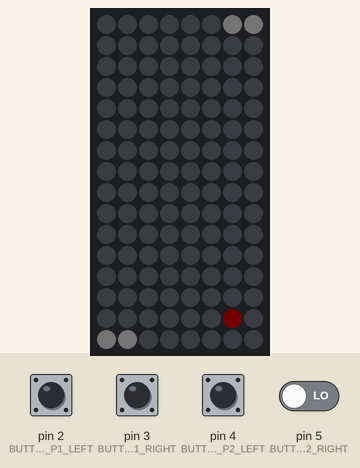
The sketch below on a simulated Arduino Uno, built with avr-gcc and run on an emulated ATmega328P. Parts: 8×16 RGB LED matrix (first LED top left, wired row by row). Inputs (shaded band) come from the test bench; at power-on: pin 2 (BUTTON_P1_LEFT), pin 3 (BUTTON_P1_RIGHT), pin 4 (BUTTON_P2_LEFT), pin 5 (BUTTON_P2_RIGHT) LOW. Dim RGB values are drawn brighter than linear; random numbers use the default seed unless the sketch sets one.

Above: at 1.2 s.
1.3 s: pin 3 (BUTTON_P1_RIGHT) pulled HIGH for 0.3 s
At 1.54 s:
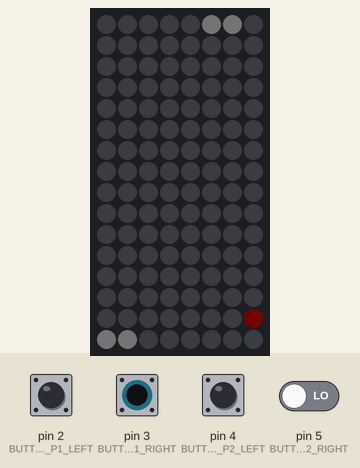
4.6 s: pin 3 (BUTTON_P1_RIGHT) driven HIGH and pin 5 (BUTTON_P2_RIGHT) driven HIGH
At 7.6 s:
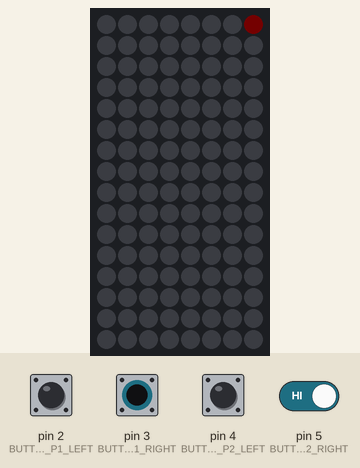
Timing chart, 0 to 9.1 s (numbered marks = the images above; inputs shaded):
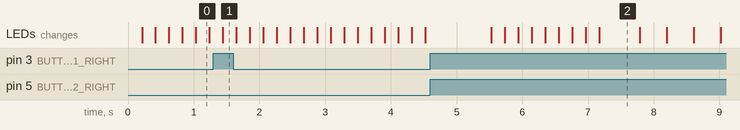

The sketch:

pingpong.ino
```cpp
#include <FastLED.h>

// How many leds in your strip?
#define NUM_LEDS 128

// For led chips like WS2812, which have a data line, ground, and power, you just
// need to define DATA_PIN. For led chipsets that are SPI based (four wires - data, clock,
// ground, and power), like the LPD8806 define both DATA_PIN and CLOCK_PIN
// Clock pin only needed for SPI based chipsets when not using hardware SPI
#define DATA_PIN 8
#define CLOCK_PIN 13
#define HEIGHT 16
#define WIDTH 8
#define LEFT -1
#define RIGHT 1

#define BUTTON_P1_LEFT 2
#define BUTTON_P1_RIGHT 3
#define BUTTON_P2_LEFT 4
#define BUTTON_P2_RIGHT 5

int platform_size = 2;
int player_1_pos = 0; //0
int player_2_pos = 0; //HEIGHT
struct Peluru{
    float h;
    float w;
    float v_h;
    float v_w;
} peluru;

// Define the array of leds
CRGB leds[NUM_LEDS];

CRGB player_1_color = CRGB::White;
CRGB player_2_color = CRGB::White;
CRGB peluru_color = CRGB::Red;

CRGB* ledaddress(int h,int w)
{
    if(h%2==0)
    return leds + ((h+1)*WIDTH - w - 1);
    else
    return leds + (h*WIDTH + w);
}

void draw_player_1(int pos)
{
    *ledaddress(0,pos) = player_1_color;
    *ledaddress(0,pos+1) = player_1_color;
}
void draw_player_2(int pos)
{
    *ledaddress(HEIGHT-1,pos) = player_2_color;
    *ledaddress(HEIGHT-1,pos+1) = player_2_color;
}

void move_player_1(int move){
    player_1_pos += move;
    if(player_1_pos<0)
        player_1_pos = 0;
    if(player_1_pos+1>=WIDTH)
        player_1_pos = WIDTH;
}

void move_player_2(int move){
    player_2_pos += move;
    if(player_2_pos<0)
        player_2_pos = 0;
    if(player_2_pos+1>=WIDTH)
        player_2_pos = WIDTH;
}

bool peluru_collide_player()
{
    if(peluru.h == HEIGHT-1)
        if((int)peluru.w == player_2_pos || (int)peluru.w == player_2_pos+1)
            return true;
    if(peluru.h == 0)
        if((int)peluru.w == player_1_pos || (int)peluru.w == player_1_pos+1)
            return true;
    return false;
}
bool peluru_out()
{
  if(peluru.h>=HEIGHT)return true;
  if(peluru.h<0)return true;
  return false;
}
void update_peluru()
{
    peluru.h += peluru.v_h;
    peluru.w += peluru.v_w;
    if(peluru.w<=0)
    {
        peluru.v_w = -peluru.v_w;
        peluru.w = 0;
    }
    if(peluru.w>=WIDTH)
    {
        peluru.v_w = -peluru.v_w;
        peluru.w = WIDTH;
    }
    if (peluru_collide_player())
    {
        peluru.v_h = -peluru.v_h;
        peluru.v_w = random(-10,10)/10.0 * 2;
    }
}
void draw_peluru() {
    int hh = peluru.h;
    int ww = peluru.w;
    *ledaddress(hh,ww) = peluru_color;
}
int test_w;
int test_h;
int test;
void resetall()
{
      player_1_color = CRGB::White;
    player_2_color = CRGB::White;
    peluru_color = CRGB::Red;
    player_1_pos = 0;
    player_2_pos = 0;
    peluru.v_h = 1.0;
    peluru.v_w = -0.5;
    peluru.h = HEIGHT/2;
    peluru.w = WIDTH/2;
    player_1_pos = 0;
    player_2_pos = 0;

}
void setup() {
// Uncomment/edit one of the following lines for your leds arrangement.
// ## Clockless types ##

    pinMode(BUTTON_P1_LEFT ,  INPUT);
    pinMode(BUTTON_P1_RIGHT,INPUT );
    pinMode(BUTTON_P2_LEFT,INPUT);
    pinMode(BUTTON_P2_RIGHT,INPUT);

    FastLED.addLeds<NEOPIXEL, DATA_PIN>(leds, NUM_LEDS); // GRB ordering is assumed
    FastLED.setBrightness(1);
    resetall();

}
bool up_down = 0;
bool down_up = 1;
void clearLED()
{
    for (unsigned int i = 0; i < 128 ; i++)
    {
        leds[i] = CRGB::Black;
    }
}

void _loop()
{
  if(test_w>=WIDTH){test_w=0;test_h++;}
  if(test_h>=HEIGHT)test_h=0;

  *ledaddress(test_h,test_w) = CRGB::White;
//  leds[test] = CRGB::White;
  if(digitalRead(BUTTON_P1_LEFT)){
        up_down = 1;
    }
   else
   {
      if(up_down)
        test++;
      up_down=0;

   }
  if(test>127)test=0;
  FastLED.show();
  delay(200);
  test_w++;
  clearLED();

}
void loop() {
    // Turn the LED on, then pause
    //for (unsigned int i = 1; i < 128 ; i++)
    //{
    //    leds[i] = crgb::white;
    //// delay(500);
    //}
    clearLED();
    if(digitalRead(BUTTON_P1_LEFT)){
        move_player_1(LEFT);
    }
    if(digitalRead(BUTTON_P2_LEFT)){
        move_player_2(LEFT);
    }
    if(digitalRead(BUTTON_P1_RIGHT)){
        move_player_1(RIGHT);
    }
    if(digitalRead(BUTTON_P2_RIGHT)){
        move_player_2(RIGHT);
    }
    update_peluru();
    if(peluru_out()){
      resetall();
      clearLED();
      FastLED.show();
      delay(1000);
    }

    draw_peluru();
    draw_player_1(player_1_pos);
    draw_player_2(player_2_pos);

    FastLED.show();
    delay(200);
// // Now turn the LED off, then pause
// leds[127] = CRGB::Black;
// FastLED.show();
// delay(500);
}
```

Measured:
- what the display in image 2 shows lasts 0.6 s, from 7.2 s to 7.8 s
